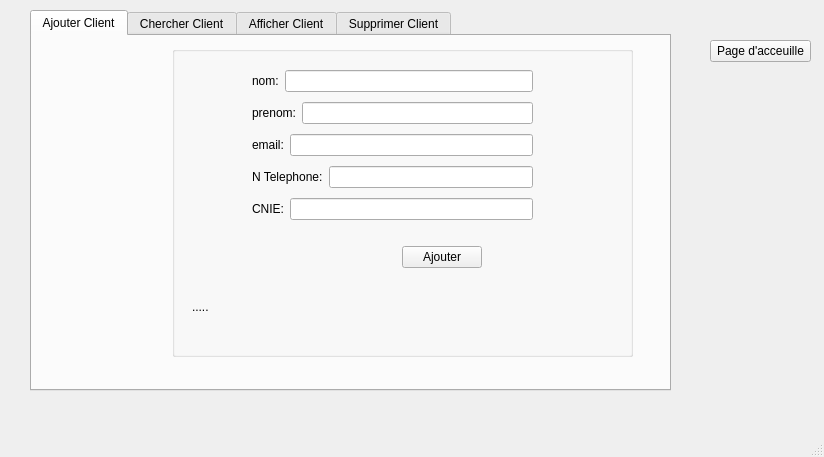
<?xml version="1.0" encoding="UTF-8"?>
<ui version="4.0">
 <class>MainWindow</class>
 <widget class="QMainWindow" name="MainWindow">
  <property name="geometry">
   <rect>
    <x>0</x>
    <y>0</y>
    <width>824</width>
    <height>457</height>
   </rect>
  </property>
  <property name="windowTitle">
   <string>MainWindow</string>
  </property>
  <widget class="QWidget" name="centralwidget">
   <widget class="QTabWidget" name="tabWidget">
    <property name="geometry">
     <rect>
      <x>30</x>
      <y>10</y>
      <width>641</width>
      <height>381</height>
     </rect>
    </property>
    <property name="currentIndex">
     <number>0</number>
    </property>
    <widget class="QWidget" name="tab">
     <attribute name="title">
      <string>Ajouter Client</string>
     </attribute>
     <widget class="QGroupBox" name="groupBox_2">
      <property name="geometry">
       <rect>
        <x>140</x>
        <y>10</y>
        <width>461</width>
        <height>311</height>
       </rect>
      </property>
      <property name="title">
       <string/>
      </property>
      <widget class="QPushButton" name="pushButton">
       <property name="geometry">
        <rect>
         <x>230</x>
         <y>200</y>
         <width>80</width>
         <height>22</height>
        </rect>
       </property>
       <property name="text">
        <string>Ajouter</string>
       </property>
      </widget>
      <widget class="QLabel" name="label">
       <property name="geometry">
        <rect>
         <x>20</x>
         <y>250</y>
         <width>241</width>
         <height>21</height>
        </rect>
       </property>
       <property name="text">
        <string>.....</string>
       </property>
      </widget>
      <widget class="QWidget" name="layoutWidget">
       <property name="geometry">
        <rect>
         <x>80</x>
         <y>20</y>
         <width>281</width>
         <height>161</height>
        </rect>
       </property>
       <layout class="QVBoxLayout" name="verticalLayout_2">
        <item>
         <layout class="QHBoxLayout" name="horizontalLayout_7">
          <item>
           <widget class="QLabel" name="label_9">
            <property name="text">
             <string>nom:</string>
            </property>
           </widget>
          </item>
          <item>
           <widget class="QLineEdit" name="nom"/>
          </item>
         </layout>
        </item>
        <item>
         <layout class="QHBoxLayout" name="horizontalLayout_8">
          <item>
           <widget class="QLabel" name="label_10">
            <property name="text">
             <string>prenom:</string>
            </property>
           </widget>
          </item>
          <item>
           <widget class="QLineEdit" name="prenom"/>
          </item>
         </layout>
        </item>
        <item>
         <layout class="QHBoxLayout" name="horizontalLayout_9">
          <item>
           <widget class="QLabel" name="label_11">
            <property name="text">
             <string>email:</string>
            </property>
           </widget>
          </item>
          <item>
           <widget class="QLineEdit" name="email"/>
          </item>
         </layout>
        </item>
        <item>
         <layout class="QHBoxLayout" name="horizontalLayout_10">
          <item>
           <widget class="QLabel" name="label_12">
            <property name="text">
             <string>N Telephone:</string>
            </property>
           </widget>
          </item>
          <item>
           <widget class="QLineEdit" name="numeroTelephone"/>
          </item>
         </layout>
        </item>
        <item>
         <layout class="QHBoxLayout" name="horizontalLayout_11">
          <item>
           <widget class="QLabel" name="label_13">
            <property name="text">
             <string>CNIE:</string>
            </property>
           </widget>
          </item>
          <item>
           <widget class="QLineEdit" name="CNIE"/>
          </item>
         </layout>
        </item>
       </layout>
      </widget>
     </widget>
    </widget>
    <widget class="QWidget" name="tab_2">
     <attribute name="title">
      <string>Chercher Client</string>
     </attribute>
     <widget class="QTableWidget" name="tableWidgetClients_2">
      <property name="geometry">
       <rect>
        <x>10</x>
        <y>40</y>
        <width>601</width>
        <height>291</height>
       </rect>
      </property>
      <column>
       <property name="text">
        <string>ID Client</string>
       </property>
      </column>
      <column>
       <property name="text">
        <string>Nom</string>
       </property>
      </column>
      <column>
       <property name="text">
        <string>Prenom</string>
       </property>
      </column>
      <column>
       <property name="text">
        <string>Email</string>
       </property>
      </column>
      <column>
       <property name="text">
        <string>N Telephone</string>
       </property>
      </column>
      <column>
       <property name="text">
        <string>CNIE</string>
       </property>
      </column>
     </widget>
     <widget class="QWidget" name="layoutWidget">
      <property name="geometry">
       <rect>
        <x>10</x>
        <y>0</y>
        <width>451</width>
        <height>24</height>
       </rect>
      </property>
      <layout class="QHBoxLayout" name="horizontalLayout">
       <item>
        <widget class="QLabel" name="label_2">
         <property name="text">
          <string>CNIE:</string>
         </property>
        </widget>
       </item>
       <item>
        <widget class="QLineEdit" name="CNIECherche"/>
       </item>
       <item>
        <widget class="QPushButton" name="ButtonChercher">
         <property name="text">
          <string>Chercher</string>
         </property>
        </widget>
       </item>
      </layout>
     </widget>
    </widget>
    <widget class="QWidget" name="tab_3">
     <attribute name="title">
      <string>Afficher Client</string>
     </attribute>
     <widget class="QTableWidget" name="tableWidgetClients">
      <property name="geometry">
       <rect>
        <x>25</x>
        <y>10</y>
        <width>601</width>
        <height>291</height>
       </rect>
      </property>
      <column>
       <property name="text">
        <string>ID Client</string>
       </property>
      </column>
      <column>
       <property name="text">
        <string>Nom</string>
       </property>
      </column>
      <column>
       <property name="text">
        <string>Prenom</string>
       </property>
      </column>
      <column>
       <property name="text">
        <string>Email</string>
       </property>
      </column>
      <column>
       <property name="text">
        <string>N Telephone</string>
       </property>
      </column>
      <column>
       <property name="text">
        <string>CNIE</string>
       </property>
      </column>
     </widget>
     <widget class="QPushButton" name="ButtonMise">
      <property name="geometry">
       <rect>
        <x>50</x>
        <y>320</y>
        <width>80</width>
        <height>22</height>
       </rect>
      </property>
      <property name="text">
       <string>Mise à jour</string>
      </property>
     </widget>
    </widget>
    <widget class="QWidget" name="tab_4">
     <attribute name="title">
      <string>Supprimer Client</string>
     </attribute>
     <widget class="QLabel" name="message">
      <property name="geometry">
       <rect>
        <x>40</x>
        <y>60</y>
        <width>241</width>
        <height>16</height>
       </rect>
      </property>
      <property name="text">
       <string/>
      </property>
     </widget>
     <widget class="QWidget" name="layoutWidget">
      <property name="geometry">
       <rect>
        <x>20</x>
        <y>10</y>
        <width>411</width>
        <height>24</height>
       </rect>
      </property>
      <layout class="QHBoxLayout" name="horizontalLayout_2">
       <item>
        <widget class="QLabel" name="label_3">
         <property name="text">
          <string>CNIE :</string>
         </property>
        </widget>
       </item>
       <item>
        <widget class="QLineEdit" name="messagesupp"/>
       </item>
       <item>
        <widget class="QPushButton" name="supprimerButton">
         <property name="text">
          <string>Supprimer</string>
         </property>
        </widget>
       </item>
      </layout>
     </widget>
    </widget>
   </widget>
   <widget class="QPushButton" name="pushButton_2">
    <property name="geometry">
     <rect>
      <x>710</x>
      <y>40</y>
      <width>101</width>
      <height>22</height>
     </rect>
    </property>
    <property name="text">
     <string>Page d'acceuille</string>
    </property>
   </widget>
  </widget>
  <widget class="QMenuBar" name="menubar">
   <property name="geometry">
    <rect>
     <x>0</x>
     <y>0</y>
     <width>824</width>
     <height>21</height>
    </rect>
   </property>
  </widget>
  <widget class="QStatusBar" name="statusbar"/>
 </widget>
 <resources/>
 <connections/>
</ui>
